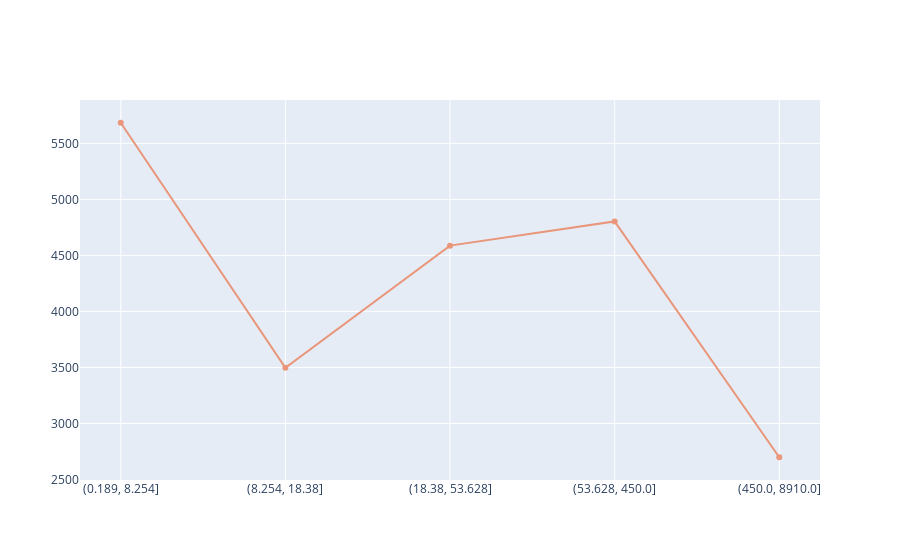

Notebook code cell kept with this figure:
### Markdown cell above
### 2.Average CLV by Purchase Frequency

### Code cell
purchase_frequency_bins = pd.qcut(customer_predictions['purchase_frequency'], 5)
avg_clv_by_freq = customer_predictions.groupby(purchase_frequency_bins)['predicted_clv'].mean()

figure = go.Figure(
  go.Scatter(
    x=avg_clv_by_freq.index.astype(str),
    y=avg_clv_by_freq.values,
    mode='lines+markers',
    name='CLV by Frequency',
    line=go.scatter.Line(color='darksalmon', width=2)
  )
)

figure.show()

### Figure 1 — Plotly figure (JSON) as saved in the notebook; plotly's stock layout.template omitted (floating-point values rounded to 4 significant figures)
{"data": [{"line": {"color": "darksalmon", "width": 2}, "mode": "lines+markers", "name": "CLV by Frequency", "type": "scatter", "x": ["(0.189, 8.254]", "(8.254, 18.38]", "(18.38, 53.628]", "(53.628, 450.0]", "(450.0, 8910.0]"], "y": [5684.0, 3496.0, 4587.0, 4803.0, 2699.0]}], "layout": {}}
